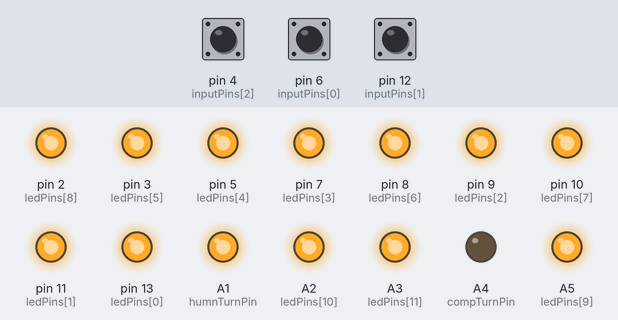
Bench run of a sketch on a simulated Arduino Nano, built with avr-gcc and run on an emulated ATmega328P. On the bench: output pins drawn as LEDs (lit = HIGH). Dashed ring = blinking. The inputs (shaded band) are chosen by the test bench; at power-on: pin 4 (inputPins[2]) HIGH, pin 6 (inputPins[0]) HIGH, pin 12 (inputPins[1]) HIGH. Random numbers use the default seed unless the sketch sets one.

Above: at 2.4 s.
2.5 s: pin 4 (inputPins[2]) pulled LOW for 0.15 s
At 4.1 s:
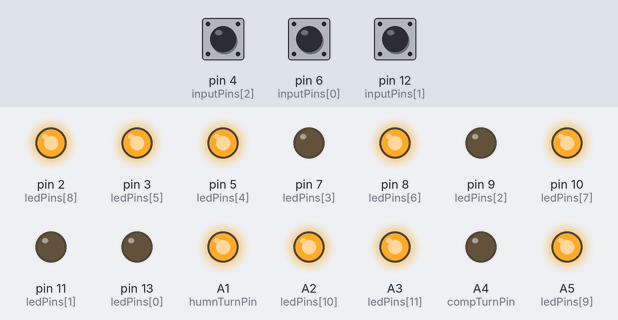
5.5 s: pin 6 (inputPins[0]) pulled LOW for 0.15 s
At 8.3 s:
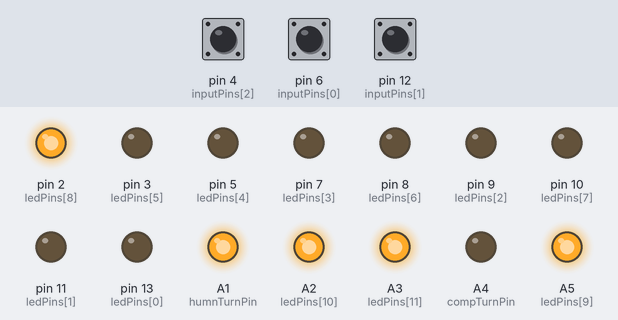
8.5 s: pin 12 (inputPins[1]) pulled LOW for 0.15 s
At 10.0 s:
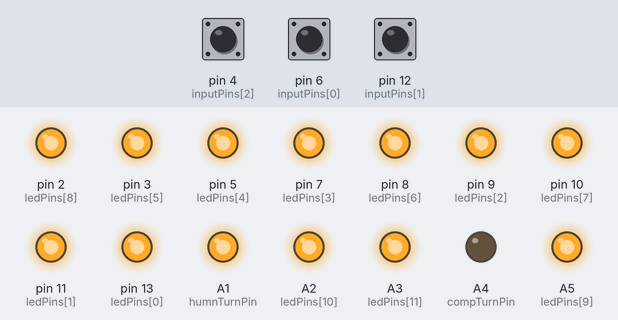
11.5 s: pin 6 (inputPins[0]) pulled LOW for 1 s
At 11.77 s:
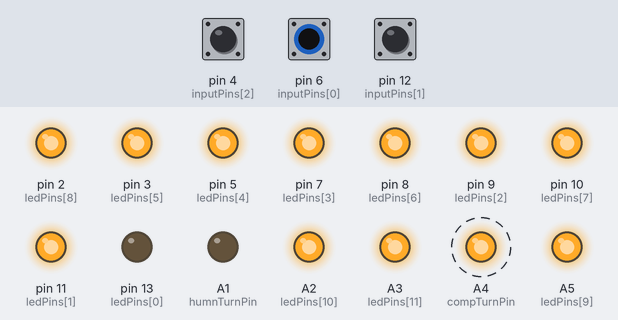
14.5 s: pin 4 (inputPins[2]) pulled LOW for 1 s
At 14.77 s:
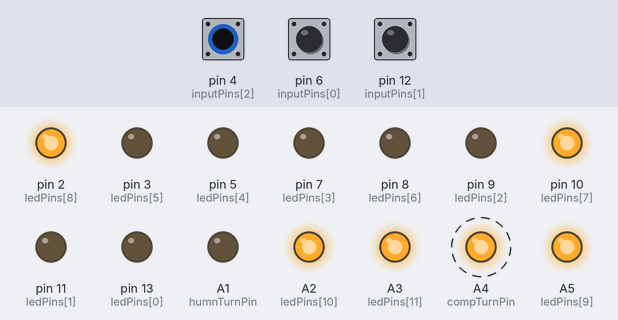
17.5 s: pin 4 (inputPins[2]) pulled LOW for 3.2 s
At 19.3 s:
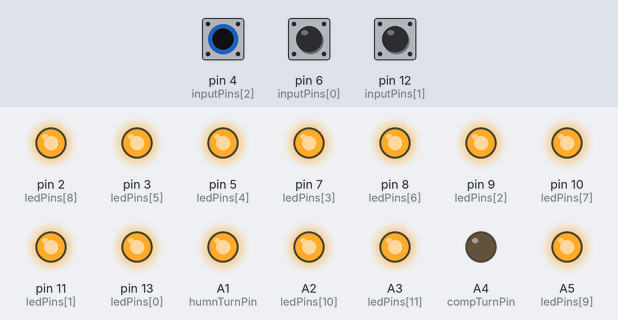
Timing chart, 0 to 20.8 s (numbered marks = the images above; inputs shaded):
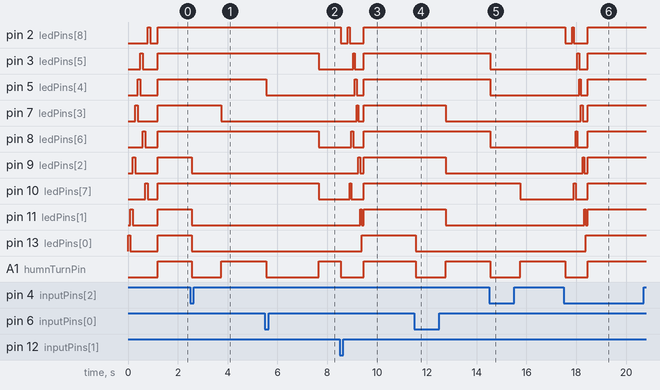

The sketch:

nim_casino.ino
```cpp
// Variables will change:

int buttonState0;
int lastButtonState0 = HIGH;
unsigned long lastDebounceTime0 = 0;

int buttonState1;
int lastButtonState1 = HIGH;
unsigned long lastDebounceTime1 = 0;

int buttonState2;
int lastButtonState2 = HIGH;
unsigned long lastDebounceTime2 = 0;

unsigned long debounceDelay = 50;    // the debounce time; increase if the output flickers

boolean led_state[12];
int reading0, reading1, reading2;
int ctr = 0;

const int ledPins[] = {
  LED_BUILTIN, 11, 9, 7, 5, 3, 8, 10, 2, A5, A2, A3
};

const int inputPins[] = { 6, 12, 4 };

const int compTurnPin = A4;
const int humnTurnPin = A1;

#define MAX_R 3 // seconds

boolean who_turn = true;
int loopy = 0;

void setup()
{
  randomSeed(analogRead(A7));
  for (int i = 0; i < 12; i++)
    led_state[i] = true;
  for (int i = 0; i < 12; i++)
    pinMode(ledPins[i], OUTPUT);
  for (int i = 0; i < 3; i++)
    pinMode(inputPins[i], INPUT_PULLUP);
  pinMode(compTurnPin, OUTPUT);
  pinMode(humnTurnPin, OUTPUT);
  for (int i = 0; i < 12; i++)
  {
    digitalWrite(ledPins[i], HIGH);
    delay(100);
    digitalWrite(ledPins[i], LOW);
  }
}

void loop()
{
  if (who_turn)
  {
    turn();
    reading0 = digitalRead(inputPins[0]);
    if (reading0 != lastButtonState0)
      lastDebounceTime0 = millis();
    if ((millis() - lastDebounceTime0) > debounceDelay)
    {
      if (reading0 != buttonState0)
      {
        buttonState0 = reading0;
        if (buttonState0 == LOW)
        {
          led_state[ctr++] = false;
          who_turn = false;
        }
      }
    }
    lastButtonState0 = reading0;

    reading1 = digitalRead(inputPins[1]);
    if (reading1 != lastButtonState1)
      lastDebounceTime1 = millis();
    if ((millis() - lastDebounceTime1) > debounceDelay)
    {
      if (reading1 != buttonState1)
      {
        buttonState1 = reading1;
        if (buttonState1 == LOW)
        {
          led_state[ctr++] = false;
          led_state[ctr++] = false;
          who_turn = false;
        }
      }
    }
    lastButtonState1 = reading1;

    reading2 = digitalRead(inputPins[2]);
    if (reading2 != lastButtonState2)
      lastDebounceTime2 = millis();
    if ((millis() - lastDebounceTime2) > debounceDelay)
    {
      if (reading2 != buttonState2)
      {
        buttonState2 = reading2;
        if (buttonState2 == LOW)
        {
          led_state[ctr++] = false;
          led_state[ctr++] = false;
          led_state[ctr++] = false;
          who_turn = false;
        }
      }
    }
    lastButtonState2 = reading2;
    printLed();
  }
  if (!who_turn)
  {
    turn();
    think();
  }
  // indicates end of game
  if (ctr >= 12)
  {
    ctr = 0;
    for (int i = 12; i > -1; i--)
    {
      digitalWrite(ledPins[i], HIGH);
      delay(70);
      digitalWrite(ledPins[i], LOW);
    }
    reset_();
  }
}

void printLed()
{
  for (int i = 0; i < 12; i++)
    digitalWrite(ledPins[i], led_state[i]);
}

void think()
{
  int c = 0;
  int my_c = 0;

  for (int i = 0; i < 12; i++)
  {
    if (!led_state[i])
      c++;
  }
  //Serial.print("c: "); Serial.println(c);
  if (c < 8)
    fauxSleep(); // pretend to be thinking
  my_c = abs(4 - (c % 4));
  for (int i = 0; i < my_c; i++)
    led_state[ctr++] = false;
  printLed();
  who_turn = true;
}

void reset_()
{
  ctr = 0;
  for (int i = 0; i < 12; i++)
    led_state[i] = true;
//  printLed();
  lastButtonState0 = lastButtonState1 = lastButtonState2 = HIGH;
  lastDebounceTime0 = lastDebounceTime1 = lastDebounceTime2 = 0;
  reading0 = reading1 = reading2 = HIGH;
}

void fauxSleep()
{
  unsigned long myTimer;
  unsigned long r = 0;

  r = random(1, MAX_R) * 1000;
  myTimer = millis();
  while (millis() - myTimer <= r)//15000) // 15000 == 15 seconds
  {
    //  Serial.print("r: ");  Serial.print(r); Serial.print(" myTimer: "); Serial.println(millis() - myTimer);
    // "timer expired"
    if ((millis() - myTimer) % 100 == 0)
    {
      digitalWrite(compTurnPin, LOW);
      delay(150);
      digitalWrite(compTurnPin, HIGH);
      delay(150);
    }
  }
}

void turn()
{
  if (who_turn)
  {
    digitalWrite(humnTurnPin, HIGH);
    digitalWrite(compTurnPin, LOW);
  }
  else
  {
    digitalWrite(humnTurnPin, LOW);
    digitalWrite(compTurnPin, HIGH);
  }
}

void dance()
{
  for (int i = 12; i > -1; i--)
  {
    digitalWrite(ledPins[i], HIGH);
    delay(30);
    digitalWrite(ledPins[i], LOW);
    delay(30);
  }
  for (int i = 0; i < 12; i++)
  {
    digitalWrite(ledPins[i], HIGH);
    delay(30);
    digitalWrite(ledPins[i], LOW);
    delay(30);
  }
  fauxSleep();
}
```

Measured:
- after the input at 2.5 s, pin 7 (ledPins[3]): HIGH → LOW after 1.3 s; pin 9 (ledPins[2]), pin 11 (ledPins[1]), pin 13 (ledPins[0]): HIGH → LOW after 0.05 s; A1 (humnTurnPin): HIGH → LOW after 0.05 s, → HIGH 1.2 s later; A4 (compTurnPin): alternates HIGH for 0.15 s and LOW for 0.15 s, 8 changes in all, then stays LOW, starting after 0.20 s
- after the input at 5.5 s, pin 3 (ledPins[5]), pin 8 (ledPins[6]), pin 10 (ledPins[7]): HIGH → LOW after 2.2 s; pin 5 (ledPins[4]): HIGH → LOW after 0.05 s; A1 (humnTurnPin): HIGH → LOW after 0.05 s, → HIGH 2.1 s later; A4 (compTurnPin): alternates HIGH for 0.15 s and LOW for 0.15 s, 14 changes in all, then stays LOW, starting after 0.20 s
- after the input at 8.5 s, pin 2 (ledPins[8]): HIGH → LOW after 0.05 s, → HIGH 0.28 s later, → LOW 0.07 s later, → HIGH 0.56 s later; pin 3 (ledPins[5]): LOW → HIGH after 0.54 s, → LOW 0.07 s later, → HIGH 0.35 s later
- after the input at 11.5 s, pin 7 (ledPins[3]), pin 9 (ledPins[2]), pin 11 (ledPins[1]): HIGH → LOW after 1.3 s; pin 13 (ledPins[0]): HIGH → LOW after 0.05 s; A1 (humnTurnPin): HIGH → LOW after 0.05 s, → HIGH 1.2 s later; A4 (compTurnPin): alternates HIGH for 0.15 s and LOW for 0.15 s, 8 changes in all, then stays LOW, starting after 0.20 s
- after the input at 14.5 s, pin 3 (ledPins[5]), pin 5 (ledPins[4]), pin 8 (ledPins[6]): HIGH → LOW after 0.05 s; pin 10 (ledPins[7]): HIGH → LOW after 1.3 s; A1 (humnTurnPin): HIGH → LOW after 0.05 s, → HIGH 1.2 s later; A4 (compTurnPin): alternates HIGH for 0.15 s and LOW for 0.15 s, 8 changes in all, then stays LOW, starting after 0.20 s
- after the input at 17.5 s, pin 2 (ledPins[8]): HIGH → LOW after 0.05 s, → HIGH 0.28 s later, → LOW 0.07 s later, → HIGH 0.56 s later; pin 3 (ledPins[5]): LOW → HIGH after 0.54 s, → LOW 0.07 s later, → HIGH 0.35 s later
